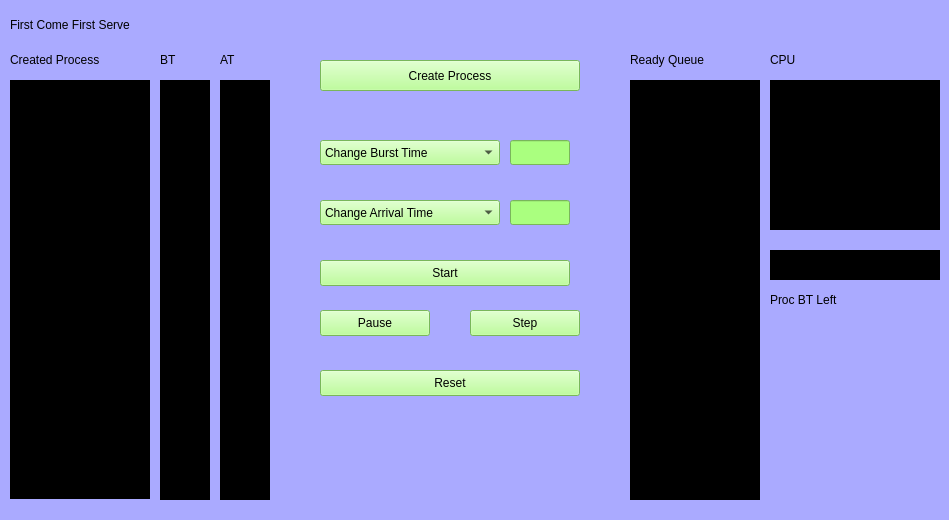
<?xml version="1.0" encoding="UTF-8"?>
<ui version="4.0">
 <class>FCFS</class>
 <widget class="QWidget" name="FCFS">
  <property name="geometry">
   <rect>
    <x>0</x>
    <y>0</y>
    <width>949</width>
    <height>520</height>
   </rect>
  </property>
  <property name="windowTitle">
   <string>Form</string>
  </property>
  <property name="styleSheet">
   <string notr="true">background-color: rgb(170, 170, 255);</string>
  </property>
  <widget class="QLabel" name="label">
   <property name="geometry">
    <rect>
     <x>10</x>
     <y>10</y>
     <width>650</width>
     <height>30</height>
    </rect>
   </property>
   <property name="styleSheet">
    <string notr="true">font: 24pt &quot;Sans Serif&quot;;
color: rgb(0, 0, 0);</string>
   </property>
   <property name="text">
    <string>First Come First Serve</string>
   </property>
  </widget>
  <widget class="QPushButton" name="CreateProcess">
   <property name="geometry">
    <rect>
     <x>320</x>
     <y>60</y>
     <width>260</width>
     <height>31</height>
    </rect>
   </property>
   <property name="styleSheet">
    <string notr="true">background-color: rgb(170, 255, 127);</string>
   </property>
   <property name="text">
    <string>Create Process</string>
   </property>
  </widget>
  <widget class="QLabel" name="label_2">
   <property name="geometry">
    <rect>
     <x>10</x>
     <y>50</y>
     <width>140</width>
     <height>20</height>
    </rect>
   </property>
   <property name="styleSheet">
    <string notr="true">color: rgb(0, 0, 0);
font: 12pt &quot;Sans Serif&quot;;</string>
   </property>
   <property name="text">
    <string>Created Process</string>
   </property>
  </widget>
  <widget class="QLabel" name="label_3">
   <property name="geometry">
    <rect>
     <x>160</x>
     <y>50</y>
     <width>50</width>
     <height>20</height>
    </rect>
   </property>
   <property name="styleSheet">
    <string notr="true">color: rgb(0, 0, 0);
font: 12pt &quot;Sans Serif&quot;;</string>
   </property>
   <property name="text">
    <string>BT</string>
   </property>
  </widget>
  <widget class="QLineEdit" name="BurstTime">
   <property name="geometry">
    <rect>
     <x>510</x>
     <y>140</y>
     <width>60</width>
     <height>25</height>
    </rect>
   </property>
   <property name="styleSheet">
    <string notr="true">background-color: rgb(170, 255, 127);</string>
   </property>
  </widget>
  <widget class="QComboBox" name="ChangeBT">
   <property name="geometry">
    <rect>
     <x>320</x>
     <y>140</y>
     <width>180</width>
     <height>25</height>
    </rect>
   </property>
   <property name="styleSheet">
    <string notr="true">background-color: rgb(170, 255, 127);</string>
   </property>
   <item>
    <property name="text">
     <string>Change Burst Time</string>
    </property>
   </item>
  </widget>
  <widget class="QLabel" name="Process1">
   <property name="geometry">
    <rect>
     <x>10</x>
     <y>80</y>
     <width>140</width>
     <height>30</height>
    </rect>
   </property>
   <property name="styleSheet">
    <string notr="true">background-color: rgb(0, 0, 0);
color: rgb(255, 255, 255);</string>
   </property>
   <property name="text">
    <string/>
   </property>
  </widget>
  <widget class="QLabel" name="Process1_2">
   <property name="geometry">
    <rect>
     <x>10</x>
     <y>110</y>
     <width>140</width>
     <height>30</height>
    </rect>
   </property>
   <property name="styleSheet">
    <string notr="true">background-color: rgb(0, 0, 0);
color: rgb(255, 255, 255);</string>
   </property>
   <property name="text">
    <string/>
   </property>
  </widget>
  <widget class="QLabel" name="Process1_3">
   <property name="geometry">
    <rect>
     <x>10</x>
     <y>140</y>
     <width>140</width>
     <height>30</height>
    </rect>
   </property>
   <property name="styleSheet">
    <string notr="true">background-color: rgb(0, 0, 0);
color: rgb(255, 255, 255);</string>
   </property>
   <property name="text">
    <string/>
   </property>
  </widget>
  <widget class="QLabel" name="Process1_4">
   <property name="geometry">
    <rect>
     <x>10</x>
     <y>170</y>
     <width>140</width>
     <height>30</height>
    </rect>
   </property>
   <property name="styleSheet">
    <string notr="true">background-color: rgb(0, 0, 0);
color: rgb(255, 255, 255);</string>
   </property>
   <property name="text">
    <string/>
   </property>
  </widget>
  <widget class="QLabel" name="Process1_5">
   <property name="geometry">
    <rect>
     <x>10</x>
     <y>200</y>
     <width>140</width>
     <height>30</height>
    </rect>
   </property>
   <property name="styleSheet">
    <string notr="true">background-color: rgb(0, 0, 0);
color: rgb(255, 255, 255);</string>
   </property>
   <property name="text">
    <string/>
   </property>
  </widget>
  <widget class="QLabel" name="BurstTime1">
   <property name="geometry">
    <rect>
     <x>160</x>
     <y>80</y>
     <width>50</width>
     <height>30</height>
    </rect>
   </property>
   <property name="styleSheet">
    <string notr="true">background-color: rgb(0, 0, 0);
color: rgb(255, 255, 255);</string>
   </property>
   <property name="text">
    <string/>
   </property>
  </widget>
  <widget class="QLabel" name="BurstTime1_2">
   <property name="geometry">
    <rect>
     <x>160</x>
     <y>110</y>
     <width>50</width>
     <height>30</height>
    </rect>
   </property>
   <property name="styleSheet">
    <string notr="true">background-color: rgb(0, 0, 0);
color: rgb(255, 255, 255);</string>
   </property>
   <property name="text">
    <string/>
   </property>
  </widget>
  <widget class="QLabel" name="BurstTime1_3">
   <property name="geometry">
    <rect>
     <x>160</x>
     <y>140</y>
     <width>50</width>
     <height>30</height>
    </rect>
   </property>
   <property name="styleSheet">
    <string notr="true">background-color: rgb(0, 0, 0);
color: rgb(255, 255, 255);</string>
   </property>
   <property name="text">
    <string/>
   </property>
  </widget>
  <widget class="QLabel" name="BurstTime1_4">
   <property name="geometry">
    <rect>
     <x>160</x>
     <y>170</y>
     <width>50</width>
     <height>30</height>
    </rect>
   </property>
   <property name="styleSheet">
    <string notr="true">background-color: rgb(0, 0, 0);
color: rgb(255, 255, 255);</string>
   </property>
   <property name="text">
    <string/>
   </property>
  </widget>
  <widget class="QLabel" name="BurstTime1_5">
   <property name="geometry">
    <rect>
     <x>160</x>
     <y>200</y>
     <width>50</width>
     <height>30</height>
    </rect>
   </property>
   <property name="styleSheet">
    <string notr="true">background-color: rgb(0, 0, 0);
color: rgb(255, 255, 255);</string>
   </property>
   <property name="text">
    <string/>
   </property>
  </widget>
  <widget class="QComboBox" name="ChangeAT">
   <property name="geometry">
    <rect>
     <x>320</x>
     <y>200</y>
     <width>180</width>
     <height>25</height>
    </rect>
   </property>
   <property name="styleSheet">
    <string notr="true">background-color: rgb(170, 255, 127);</string>
   </property>
   <item>
    <property name="text">
     <string>Change Arrival Time</string>
    </property>
   </item>
  </widget>
  <widget class="QLineEdit" name="ArrivalTime">
   <property name="geometry">
    <rect>
     <x>510</x>
     <y>200</y>
     <width>60</width>
     <height>25</height>
    </rect>
   </property>
   <property name="styleSheet">
    <string notr="true">background-color: rgb(170, 255, 127);</string>
   </property>
  </widget>
  <widget class="QLabel" name="Process1_6">
   <property name="geometry">
    <rect>
     <x>10</x>
     <y>230</y>
     <width>140</width>
     <height>30</height>
    </rect>
   </property>
   <property name="styleSheet">
    <string notr="true">background-color: rgb(0, 0, 0);
color: rgb(255, 255, 255);</string>
   </property>
   <property name="text">
    <string/>
   </property>
  </widget>
  <widget class="QLabel" name="Process1_7">
   <property name="geometry">
    <rect>
     <x>10</x>
     <y>260</y>
     <width>140</width>
     <height>30</height>
    </rect>
   </property>
   <property name="styleSheet">
    <string notr="true">background-color: rgb(0, 0, 0);
color: rgb(255, 255, 255);</string>
   </property>
   <property name="text">
    <string/>
   </property>
  </widget>
  <widget class="QLabel" name="Process1_8">
   <property name="geometry">
    <rect>
     <x>10</x>
     <y>290</y>
     <width>140</width>
     <height>30</height>
    </rect>
   </property>
   <property name="styleSheet">
    <string notr="true">background-color: rgb(0, 0, 0);
color: rgb(255, 255, 255);</string>
   </property>
   <property name="text">
    <string/>
   </property>
  </widget>
  <widget class="QLabel" name="Process1_9">
   <property name="geometry">
    <rect>
     <x>10</x>
     <y>320</y>
     <width>140</width>
     <height>30</height>
    </rect>
   </property>
   <property name="styleSheet">
    <string notr="true">background-color: rgb(0, 0, 0);
color: rgb(255, 255, 255);</string>
   </property>
   <property name="text">
    <string/>
   </property>
  </widget>
  <widget class="QLabel" name="Process1_10">
   <property name="geometry">
    <rect>
     <x>10</x>
     <y>350</y>
     <width>140</width>
     <height>30</height>
    </rect>
   </property>
   <property name="styleSheet">
    <string notr="true">background-color: rgb(0, 0, 0);
color: rgb(255, 255, 255);</string>
   </property>
   <property name="text">
    <string/>
   </property>
  </widget>
  <widget class="QLabel" name="Process1_11">
   <property name="geometry">
    <rect>
     <x>10</x>
     <y>379</y>
     <width>140</width>
     <height>30</height>
    </rect>
   </property>
   <property name="styleSheet">
    <string notr="true">background-color: rgb(0, 0, 0);
color: rgb(255, 255, 255);</string>
   </property>
   <property name="text">
    <string/>
   </property>
  </widget>
  <widget class="QLabel" name="Process1_12">
   <property name="geometry">
    <rect>
     <x>10</x>
     <y>409</y>
     <width>140</width>
     <height>30</height>
    </rect>
   </property>
   <property name="styleSheet">
    <string notr="true">background-color: rgb(0, 0, 0);
color: rgb(255, 255, 255);</string>
   </property>
   <property name="text">
    <string/>
   </property>
  </widget>
  <widget class="QLabel" name="Process1_13">
   <property name="geometry">
    <rect>
     <x>10</x>
     <y>439</y>
     <width>140</width>
     <height>30</height>
    </rect>
   </property>
   <property name="styleSheet">
    <string notr="true">background-color: rgb(0, 0, 0);
color: rgb(255, 255, 255);</string>
   </property>
   <property name="text">
    <string/>
   </property>
  </widget>
  <widget class="QLabel" name="Process1_14">
   <property name="geometry">
    <rect>
     <x>10</x>
     <y>469</y>
     <width>140</width>
     <height>30</height>
    </rect>
   </property>
   <property name="styleSheet">
    <string notr="true">background-color: rgb(0, 0, 0);
color: rgb(255, 255, 255);</string>
   </property>
   <property name="text">
    <string/>
   </property>
  </widget>
  <widget class="QLabel" name="BurstTime1_6">
   <property name="geometry">
    <rect>
     <x>160</x>
     <y>230</y>
     <width>50</width>
     <height>30</height>
    </rect>
   </property>
   <property name="styleSheet">
    <string notr="true">background-color: rgb(0, 0, 0);
color: rgb(255, 255, 255);</string>
   </property>
   <property name="text">
    <string/>
   </property>
  </widget>
  <widget class="QLabel" name="BurstTime1_7">
   <property name="geometry">
    <rect>
     <x>160</x>
     <y>260</y>
     <width>50</width>
     <height>30</height>
    </rect>
   </property>
   <property name="styleSheet">
    <string notr="true">background-color: rgb(0, 0, 0);
color: rgb(255, 255, 255);</string>
   </property>
   <property name="text">
    <string/>
   </property>
  </widget>
  <widget class="QLabel" name="BurstTime1_8">
   <property name="geometry">
    <rect>
     <x>160</x>
     <y>290</y>
     <width>50</width>
     <height>30</height>
    </rect>
   </property>
   <property name="styleSheet">
    <string notr="true">background-color: rgb(0, 0, 0);
color: rgb(255, 255, 255);</string>
   </property>
   <property name="text">
    <string/>
   </property>
  </widget>
  <widget class="QLabel" name="BurstTime1_9">
   <property name="geometry">
    <rect>
     <x>160</x>
     <y>320</y>
     <width>50</width>
     <height>30</height>
    </rect>
   </property>
   <property name="styleSheet">
    <string notr="true">background-color: rgb(0, 0, 0);
color: rgb(255, 255, 255);</string>
   </property>
   <property name="text">
    <string/>
   </property>
  </widget>
  <widget class="QLabel" name="BurstTime1_10">
   <property name="geometry">
    <rect>
     <x>160</x>
     <y>350</y>
     <width>50</width>
     <height>30</height>
    </rect>
   </property>
   <property name="styleSheet">
    <string notr="true">background-color: rgb(0, 0, 0);
color: rgb(255, 255, 255);</string>
   </property>
   <property name="text">
    <string/>
   </property>
  </widget>
  <widget class="QLabel" name="BurstTime1_11">
   <property name="geometry">
    <rect>
     <x>160</x>
     <y>380</y>
     <width>50</width>
     <height>30</height>
    </rect>
   </property>
   <property name="styleSheet">
    <string notr="true">background-color: rgb(0, 0, 0);
color: rgb(255, 255, 255);</string>
   </property>
   <property name="text">
    <string/>
   </property>
  </widget>
  <widget class="QLabel" name="BurstTime1_12">
   <property name="geometry">
    <rect>
     <x>160</x>
     <y>410</y>
     <width>50</width>
     <height>30</height>
    </rect>
   </property>
   <property name="styleSheet">
    <string notr="true">background-color: rgb(0, 0, 0);
color: rgb(255, 255, 255);</string>
   </property>
   <property name="text">
    <string/>
   </property>
  </widget>
  <widget class="QLabel" name="BurstTime1_13">
   <property name="geometry">
    <rect>
     <x>160</x>
     <y>440</y>
     <width>50</width>
     <height>30</height>
    </rect>
   </property>
   <property name="styleSheet">
    <string notr="true">background-color: rgb(0, 0, 0);
color: rgb(255, 255, 255);</string>
   </property>
   <property name="text">
    <string/>
   </property>
  </widget>
  <widget class="QLabel" name="BurstTime1_14">
   <property name="geometry">
    <rect>
     <x>160</x>
     <y>470</y>
     <width>50</width>
     <height>30</height>
    </rect>
   </property>
   <property name="styleSheet">
    <string notr="true">background-color: rgb(0, 0, 0);
color: rgb(255, 255, 255);</string>
   </property>
   <property name="text">
    <string/>
   </property>
  </widget>
  <widget class="QLabel" name="label_4">
   <property name="geometry">
    <rect>
     <x>220</x>
     <y>50</y>
     <width>50</width>
     <height>20</height>
    </rect>
   </property>
   <property name="styleSheet">
    <string notr="true">color: rgb(0, 0, 0);
font: 12pt &quot;Sans Serif&quot;;</string>
   </property>
   <property name="text">
    <string>AT</string>
   </property>
  </widget>
  <widget class="QLabel" name="ArrivalTime1">
   <property name="geometry">
    <rect>
     <x>220</x>
     <y>80</y>
     <width>50</width>
     <height>30</height>
    </rect>
   </property>
   <property name="styleSheet">
    <string notr="true">background-color: rgb(0, 0, 0);
color: rgb(255, 255, 255);</string>
   </property>
   <property name="text">
    <string/>
   </property>
  </widget>
  <widget class="QLabel" name="ArrivalTime1_2">
   <property name="geometry">
    <rect>
     <x>220</x>
     <y>110</y>
     <width>50</width>
     <height>30</height>
    </rect>
   </property>
   <property name="styleSheet">
    <string notr="true">background-color: rgb(0, 0, 0);
color: rgb(255, 255, 255);</string>
   </property>
   <property name="text">
    <string/>
   </property>
  </widget>
  <widget class="QLabel" name="ArrivalTime1_3">
   <property name="geometry">
    <rect>
     <x>220</x>
     <y>140</y>
     <width>50</width>
     <height>30</height>
    </rect>
   </property>
   <property name="styleSheet">
    <string notr="true">background-color: rgb(0, 0, 0);
color: rgb(255, 255, 255);</string>
   </property>
   <property name="text">
    <string/>
   </property>
  </widget>
  <widget class="QLabel" name="ArrivalTime1_4">
   <property name="geometry">
    <rect>
     <x>220</x>
     <y>170</y>
     <width>50</width>
     <height>30</height>
    </rect>
   </property>
   <property name="styleSheet">
    <string notr="true">background-color: rgb(0, 0, 0);
color: rgb(255, 255, 255);</string>
   </property>
   <property name="text">
    <string/>
   </property>
  </widget>
  <widget class="QLabel" name="ArrivalTime1_5">
   <property name="geometry">
    <rect>
     <x>220</x>
     <y>200</y>
     <width>50</width>
     <height>30</height>
    </rect>
   </property>
   <property name="styleSheet">
    <string notr="true">background-color: rgb(0, 0, 0);
color: rgb(255, 255, 255);</string>
   </property>
   <property name="text">
    <string/>
   </property>
  </widget>
  <widget class="QLabel" name="ArrivalTime1_6">
   <property name="geometry">
    <rect>
     <x>220</x>
     <y>230</y>
     <width>50</width>
     <height>30</height>
    </rect>
   </property>
   <property name="styleSheet">
    <string notr="true">background-color: rgb(0, 0, 0);
color: rgb(255, 255, 255);</string>
   </property>
   <property name="text">
    <string/>
   </property>
  </widget>
  <widget class="QLabel" name="ArrivalTime1_7">
   <property name="geometry">
    <rect>
     <x>220</x>
     <y>260</y>
     <width>50</width>
     <height>30</height>
    </rect>
   </property>
   <property name="styleSheet">
    <string notr="true">background-color: rgb(0, 0, 0);
color: rgb(255, 255, 255);</string>
   </property>
   <property name="text">
    <string/>
   </property>
  </widget>
  <widget class="QLabel" name="ArrivalTime1_8">
   <property name="geometry">
    <rect>
     <x>220</x>
     <y>290</y>
     <width>50</width>
     <height>30</height>
    </rect>
   </property>
   <property name="styleSheet">
    <string notr="true">background-color: rgb(0, 0, 0);
color: rgb(255, 255, 255);</string>
   </property>
   <property name="text">
    <string/>
   </property>
  </widget>
  <widget class="QLabel" name="ArrivalTime1_9">
   <property name="geometry">
    <rect>
     <x>220</x>
     <y>320</y>
     <width>50</width>
     <height>30</height>
    </rect>
   </property>
   <property name="styleSheet">
    <string notr="true">background-color: rgb(0, 0, 0);
color: rgb(255, 255, 255);</string>
   </property>
   <property name="text">
    <string/>
   </property>
  </widget>
  <widget class="QLabel" name="ArrivalTime1_10">
   <property name="geometry">
    <rect>
     <x>220</x>
     <y>350</y>
     <width>50</width>
     <height>30</height>
    </rect>
   </property>
   <property name="styleSheet">
    <string notr="true">background-color: rgb(0, 0, 0);
color: rgb(255, 255, 255);</string>
   </property>
   <property name="text">
    <string/>
   </property>
  </widget>
  <widget class="QLabel" name="ArrivalTime1_11">
   <property name="geometry">
    <rect>
     <x>220</x>
     <y>380</y>
     <width>50</width>
     <height>30</height>
    </rect>
   </property>
   <property name="styleSheet">
    <string notr="true">background-color: rgb(0, 0, 0);
color: rgb(255, 255, 255);</string>
   </property>
   <property name="text">
    <string/>
   </property>
  </widget>
  <widget class="QLabel" name="ArrivalTime1_12">
   <property name="geometry">
    <rect>
     <x>220</x>
     <y>410</y>
     <width>50</width>
     <height>30</height>
    </rect>
   </property>
   <property name="styleSheet">
    <string notr="true">background-color: rgb(0, 0, 0);
color: rgb(255, 255, 255);</string>
   </property>
   <property name="text">
    <string/>
   </property>
  </widget>
  <widget class="QLabel" name="ArrivalTime1_13">
   <property name="geometry">
    <rect>
     <x>220</x>
     <y>440</y>
     <width>50</width>
     <height>30</height>
    </rect>
   </property>
   <property name="styleSheet">
    <string notr="true">background-color: rgb(0, 0, 0);
color: rgb(255, 255, 255);</string>
   </property>
   <property name="text">
    <string/>
   </property>
  </widget>
  <widget class="QLabel" name="ArrivalTime1_14">
   <property name="geometry">
    <rect>
     <x>220</x>
     <y>470</y>
     <width>50</width>
     <height>30</height>
    </rect>
   </property>
   <property name="styleSheet">
    <string notr="true">background-color: rgb(0, 0, 0);
color: rgb(255, 255, 255);</string>
   </property>
   <property name="text">
    <string/>
   </property>
  </widget>
  <widget class="QPushButton" name="StartSim">
   <property name="geometry">
    <rect>
     <x>320</x>
     <y>260</y>
     <width>250</width>
     <height>26</height>
    </rect>
   </property>
   <property name="styleSheet">
    <string notr="true">background-color: rgb(170, 255, 127);</string>
   </property>
   <property name="text">
    <string>Start</string>
   </property>
  </widget>
  <widget class="QPushButton" name="StepSim">
   <property name="geometry">
    <rect>
     <x>470</x>
     <y>310</y>
     <width>110</width>
     <height>26</height>
    </rect>
   </property>
   <property name="styleSheet">
    <string notr="true">background-color: rgb(170, 255, 127);</string>
   </property>
   <property name="text">
    <string>Step</string>
   </property>
  </widget>
  <widget class="QPushButton" name="ResetSim">
   <property name="geometry">
    <rect>
     <x>320</x>
     <y>370</y>
     <width>260</width>
     <height>26</height>
    </rect>
   </property>
   <property name="styleSheet">
    <string notr="true">background-color: rgb(170, 255, 127);</string>
   </property>
   <property name="text">
    <string>Reset</string>
   </property>
  </widget>
  <widget class="QLabel" name="ReadyQ1">
   <property name="geometry">
    <rect>
     <x>630</x>
     <y>80</y>
     <width>130</width>
     <height>30</height>
    </rect>
   </property>
   <property name="styleSheet">
    <string notr="true">background-color: rgb(0, 0, 0);
color: rgb(255, 255, 255);</string>
   </property>
   <property name="text">
    <string/>
   </property>
  </widget>
  <widget class="QLabel" name="label_5">
   <property name="geometry">
    <rect>
     <x>630</x>
     <y>45</y>
     <width>120</width>
     <height>30</height>
    </rect>
   </property>
   <property name="styleSheet">
    <string notr="true">font: 12pt &quot;Sans Serif&quot;;
color: rgb(0, 0, 0);</string>
   </property>
   <property name="text">
    <string>Ready Queue</string>
   </property>
  </widget>
  <widget class="QLabel" name="ReadyQ1_2">
   <property name="geometry">
    <rect>
     <x>630</x>
     <y>110</y>
     <width>130</width>
     <height>30</height>
    </rect>
   </property>
   <property name="styleSheet">
    <string notr="true">background-color: rgb(0, 0, 0);
color: rgb(255, 255, 255);</string>
   </property>
   <property name="text">
    <string/>
   </property>
  </widget>
  <widget class="QLabel" name="ReadyQ1_3">
   <property name="geometry">
    <rect>
     <x>630</x>
     <y>140</y>
     <width>130</width>
     <height>30</height>
    </rect>
   </property>
   <property name="styleSheet">
    <string notr="true">background-color: rgb(0, 0, 0);
color: rgb(255, 255, 255);</string>
   </property>
   <property name="text">
    <string/>
   </property>
  </widget>
  <widget class="QLabel" name="ReadyQ1_4">
   <property name="geometry">
    <rect>
     <x>630</x>
     <y>170</y>
     <width>130</width>
     <height>30</height>
    </rect>
   </property>
   <property name="styleSheet">
    <string notr="true">background-color: rgb(0, 0, 0);
color: rgb(255, 255, 255);</string>
   </property>
   <property name="text">
    <string/>
   </property>
  </widget>
  <widget class="QLabel" name="ReadyQ1_5">
   <property name="geometry">
    <rect>
     <x>630</x>
     <y>200</y>
     <width>130</width>
     <height>30</height>
    </rect>
   </property>
   <property name="styleSheet">
    <string notr="true">background-color: rgb(0, 0, 0);
color: rgb(255, 255, 255);</string>
   </property>
   <property name="text">
    <string/>
   </property>
  </widget>
  <widget class="QLabel" name="ReadyQ1_6">
   <property name="geometry">
    <rect>
     <x>630</x>
     <y>230</y>
     <width>130</width>
     <height>30</height>
    </rect>
   </property>
   <property name="styleSheet">
    <string notr="true">background-color: rgb(0, 0, 0);
color: rgb(255, 255, 255);</string>
   </property>
   <property name="text">
    <string/>
   </property>
  </widget>
  <widget class="QLabel" name="ReadyQ1_7">
   <property name="geometry">
    <rect>
     <x>630</x>
     <y>260</y>
     <width>130</width>
     <height>30</height>
    </rect>
   </property>
   <property name="styleSheet">
    <string notr="true">background-color: rgb(0, 0, 0);
color: rgb(255, 255, 255);</string>
   </property>
   <property name="text">
    <string/>
   </property>
  </widget>
  <widget class="QLabel" name="ReadyQ1_8">
   <property name="geometry">
    <rect>
     <x>630</x>
     <y>290</y>
     <width>130</width>
     <height>30</height>
    </rect>
   </property>
   <property name="styleSheet">
    <string notr="true">background-color: rgb(0, 0, 0);
color: rgb(255, 255, 255);</string>
   </property>
   <property name="text">
    <string/>
   </property>
  </widget>
  <widget class="QLabel" name="ReadyQ1_9">
   <property name="geometry">
    <rect>
     <x>630</x>
     <y>320</y>
     <width>130</width>
     <height>30</height>
    </rect>
   </property>
   <property name="styleSheet">
    <string notr="true">background-color: rgb(0, 0, 0);
color: rgb(255, 255, 255);</string>
   </property>
   <property name="text">
    <string/>
   </property>
  </widget>
  <widget class="QLabel" name="ReadyQ1_10">
   <property name="geometry">
    <rect>
     <x>630</x>
     <y>350</y>
     <width>130</width>
     <height>30</height>
    </rect>
   </property>
   <property name="styleSheet">
    <string notr="true">background-color: rgb(0, 0, 0);
color: rgb(255, 255, 255);</string>
   </property>
   <property name="text">
    <string/>
   </property>
  </widget>
  <widget class="QLabel" name="ReadyQ1_11">
   <property name="geometry">
    <rect>
     <x>630</x>
     <y>380</y>
     <width>130</width>
     <height>30</height>
    </rect>
   </property>
   <property name="styleSheet">
    <string notr="true">background-color: rgb(0, 0, 0);
color: rgb(255, 255, 255);</string>
   </property>
   <property name="text">
    <string/>
   </property>
  </widget>
  <widget class="QLabel" name="ReadyQ1_12">
   <property name="geometry">
    <rect>
     <x>630</x>
     <y>410</y>
     <width>130</width>
     <height>30</height>
    </rect>
   </property>
   <property name="styleSheet">
    <string notr="true">background-color: rgb(0, 0, 0);
color: rgb(255, 255, 255);</string>
   </property>
   <property name="text">
    <string/>
   </property>
  </widget>
  <widget class="QLabel" name="ReadyQ1_13">
   <property name="geometry">
    <rect>
     <x>630</x>
     <y>440</y>
     <width>130</width>
     <height>30</height>
    </rect>
   </property>
   <property name="styleSheet">
    <string notr="true">background-color: rgb(0, 0, 0);
color: rgb(255, 255, 255);</string>
   </property>
   <property name="text">
    <string/>
   </property>
  </widget>
  <widget class="QLabel" name="ReadyQ1_14">
   <property name="geometry">
    <rect>
     <x>630</x>
     <y>470</y>
     <width>130</width>
     <height>30</height>
    </rect>
   </property>
   <property name="styleSheet">
    <string notr="true">background-color: rgb(0, 0, 0);
color: rgb(255, 255, 255);</string>
   </property>
   <property name="text">
    <string/>
   </property>
  </widget>
  <widget class="QLabel" name="CPU">
   <property name="geometry">
    <rect>
     <x>770</x>
     <y>80</y>
     <width>170</width>
     <height>150</height>
    </rect>
   </property>
   <property name="styleSheet">
    <string notr="true">background-color: rgb(0, 0, 0);
font: 16pt &quot;Sans Serif&quot;;
color: rgb(255, 255, 255);</string>
   </property>
   <property name="text">
    <string/>
   </property>
  </widget>
  <widget class="QLabel" name="label_6">
   <property name="geometry">
    <rect>
     <x>770</x>
     <y>50</y>
     <width>140</width>
     <height>20</height>
    </rect>
   </property>
   <property name="styleSheet">
    <string notr="true">ccolor: rgb(0, 0, 0);
font: 12pt &quot;Sans Serif&quot;;</string>
   </property>
   <property name="text">
    <string>CPU</string>
   </property>
  </widget>
  <widget class="QLabel" name="BTTimerLeft">
   <property name="geometry">
    <rect>
     <x>770</x>
     <y>250</y>
     <width>170</width>
     <height>30</height>
    </rect>
   </property>
   <property name="styleSheet">
    <string notr="true">background-color: rgb(0, 0, 0);
font: 16pt &quot;Sans Serif&quot;;
color: rgb(255, 255, 255);</string>
   </property>
   <property name="text">
    <string/>
   </property>
  </widget>
  <widget class="QLabel" name="label_7">
   <property name="geometry">
    <rect>
     <x>770</x>
     <y>290</y>
     <width>110</width>
     <height>20</height>
    </rect>
   </property>
   <property name="styleSheet">
    <string notr="true">color: rgb(0, 0, 0);
font: 12pt &quot;Sans Serif&quot;;</string>
   </property>
   <property name="text">
    <string>Proc BT Left</string>
   </property>
  </widget>
  <widget class="QPushButton" name="PauseSim">
   <property name="geometry">
    <rect>
     <x>320</x>
     <y>310</y>
     <width>110</width>
     <height>26</height>
    </rect>
   </property>
   <property name="styleSheet">
    <string notr="true">background-color: rgb(170, 255, 127);</string>
   </property>
   <property name="text">
    <string>Pause</string>
   </property>
  </widget>
 </widget>
 <resources/>
 <connections/>
</ui>
